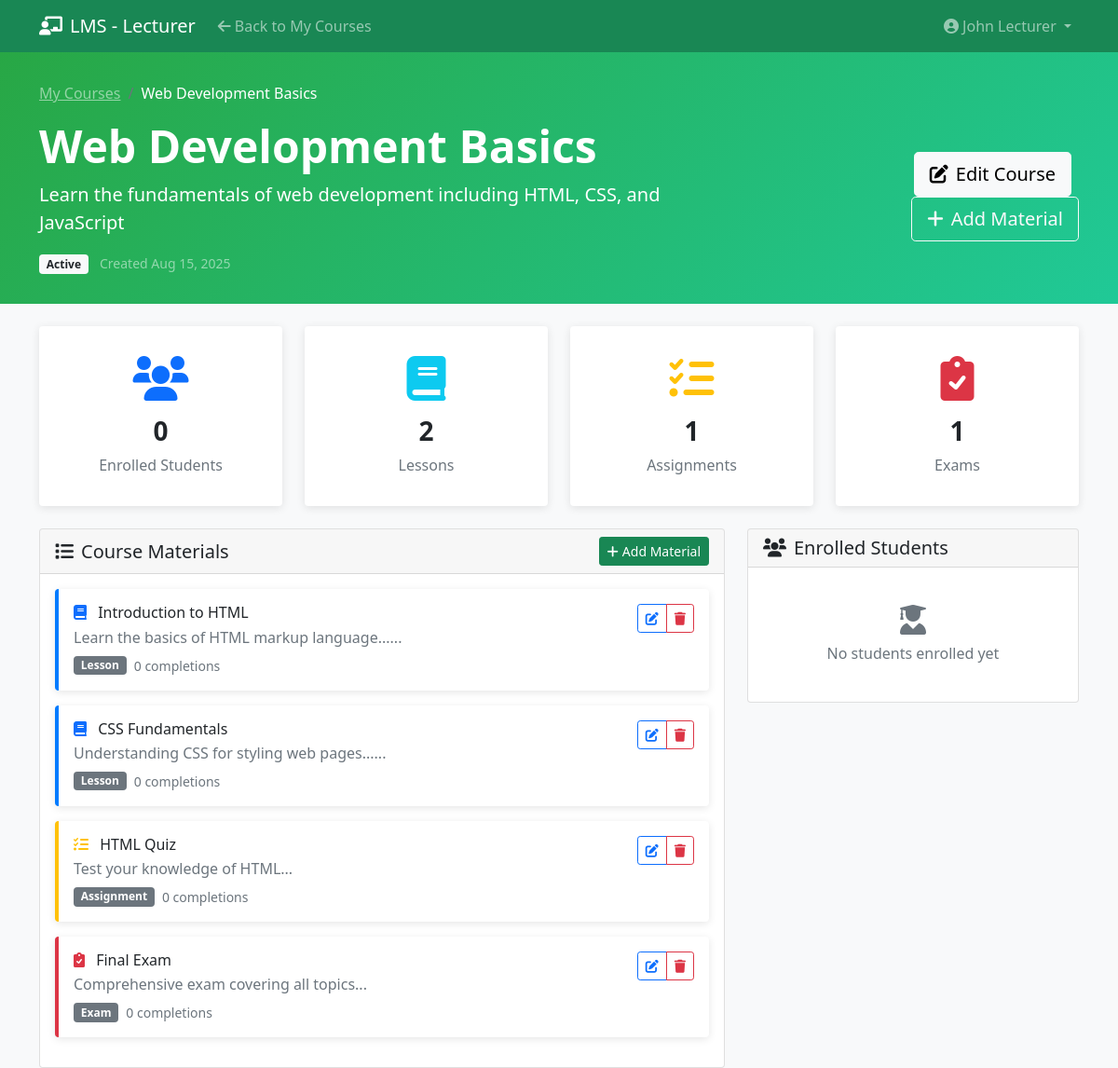
/lecturer/course_details.php?id=1 (signed in), run on the app's committed database.
### tables this page shows
CREATE TABLE users (
    id INT AUTO_INCREMENT PRIMARY KEY,
    username VARCHAR(50) UNIQUE NOT NULL,
    email VARCHAR(100) UNIQUE NOT NULL,
    password VARCHAR(255) NOT NULL,
    full_name VARCHAR(100) NOT NULL,
    role ENUM('student', 'lecturer', 'admin') NOT NULL,
    avatar VARCHAR(255) DEFAULT 'default-avatar.png',
    created_at TIMESTAMP DEFAULT CURRENT_TIMESTAMP,
    updated_at TIMESTAMP DEFAULT CURRENT_TIMESTAMP ON UPDATE CURRENT_TIMESTAMP
);

CREATE TABLE courses (
    id INT AUTO_INCREMENT PRIMARY KEY,
    title VARCHAR(200) NOT NULL,
    description TEXT NOT NULL,
    lecturer_id INT NOT NULL,
    thumbnail VARCHAR(255) DEFAULT 'default-course.jpg',
    status ENUM('active', 'inactive') DEFAULT 'active',
    created_at TIMESTAMP DEFAULT CURRENT_TIMESTAMP,
    updated_at TIMESTAMP DEFAULT CURRENT_TIMESTAMP ON UPDATE CURRENT_TIMESTAMP,
    FOREIGN KEY (lecturer_id) REFERENCES users(id) ON DELETE CASCADE
);

CREATE TABLE materials (
    id INT AUTO_INCREMENT PRIMARY KEY,
    course_id INT NOT NULL,
    title VARCHAR(200) NOT NULL,
    content TEXT NOT NULL,
    material_type ENUM('lesson', 'assignment', 'exam', 'pdf', 'link') NOT NULL,
    file_path VARCHAR(255) DEFAULT NULL,
    file_size INT DEFAULT NULL,
    file_type VARCHAR(50) DEFAULT NULL,
    external_link VARCHAR(500) DEFAULT NULL,
    order_index INT NOT NULL,
    created_at TIMESTAMP DEFAULT CURRENT_TIMESTAMP,
    FOREIGN KEY (course_id) REFERENCES courses(id) ON DELETE CASCADE
);

### config/config.php (called while the page is built, shortened)
<?php
try {
    $pdo = new PDO("mysql:host=" . DB_HOST . ";dbname=" . DB_NAME, DB_USERNAME, DB_PASSWORD);
    $pdo->setAttribute(PDO::ATTR_ERRMODE, PDO::ERRMODE_EXCEPTION);
    $pdo->setAttribute(PDO::ATTR_DEFAULT_FETCH_MODE, PDO::FETCH_ASSOC);
} catch(PDOException $e) {
    die("Connection failed: " . $e->getMessage());
}
function isLoggedIn() {
    return isset($_SESSION['user_id']);
}
function getCurrentUser() {
    global $pdo;
    $stmt = $pdo->prepare("SELECT * FROM users WHERE id = ?");
    $stmt->execute([$_SESSION['user_id']]);
    return $stmt->fetch();
}
function formatDate($date) {
    return date('M d, Y', strtotime($date));
}
?>

### lecturer/course_details.php (the view, shortened to what this page needs)
<?php
require_once '../config/config.php';
$user = getCurrentUser();
$course_id = isset($_GET['id']) ? (int)$_GET['id'] : 0;
$stmt = $pdo->prepare("
    SELECT c.*,
           (SELECT COUNT(*) FROM enrollments WHERE course_id = c.id) as student_count,
           (SELECT COUNT(*) FROM materials WHERE course_id = c.id) as material_count
    FROM courses c
    WHERE c.id = ? AND c.lecturer_id = ?
");
$stmt->execute([$course_id, $user['id']]);
$course = $stmt->fetch();
$stmt = $pdo->prepare("
    SELECT u.id, u.full_name, u.email, e.enrollment_date, e.status, e.progress
    FROM enrollments e
    JOIN users u ON e.student_id = u.id
    WHERE e.course_id = ?
    ORDER BY e.enrollment_date DESC
");
$stmt->execute([$course_id]);
$students = $stmt->fetchAll();
$stmt = $pdo->prepare("
    SELECT m.*,
           (SELECT COUNT(*) FROM test_results tr WHERE tr.material_id = m.id) as completion_count
    FROM materials m
    WHERE m.course_id = ?
    ORDER BY m.order_index ASC
");
$stmt->execute([$course_id]);
$materials = $stmt->fetchAll();
$lesson_count = count(array_filter($materials, function($m) { return $m['material_type'] === 'lesson'; }));
$assignment_count = count(array_filter($materials, function($m) { return $m['material_type'] === 'assignment'; }));
$exam_count = count(array_filter($materials, function($m) { return $m['material_type'] === 'exam'; }));
?>
<!DOCTYPE html>
<html lang="en">
<head>
    <link href="https://cdn.jsdelivr.net/npm/bootstrap@5.1.3/dist/css/bootstrap.min.css" rel="stylesheet">
    <link href="https://cdnjs.cloudflare.com/ajax/libs/font-awesome/6.0.0/css/all.min.css" rel="stylesheet">
</head>
<body class="bg-light">
    <nav class="navbar navbar-expand-lg navbar-dark bg-success">
        <div class="container">
            <a class="navbar-brand" href="dashboard.php">
                <i class="fas fa-chalkboard-teacher me-2"></i>LMS - Lecturer
            </a>
            <div class="navbar-nav me-auto">
                <a class="nav-link" href="dashboard.php">
                    <i class="fas fa-arrow-left me-1"></i>Back to My Courses
                </a>
            </div>
            <div class="navbar-nav">
                <div class="nav-item dropdown">
                    <a class="nav-link dropdown-toggle" href="#" id="navbarDropdown" role="button" data-bs-toggle="dropdown">
                        <i class="fas fa-user-circle me-1"></i><?php echo htmlspecialchars($user['full_name']); ?>
                    </a>
                </div>
            </div>
        </div>
    </nav>
    <section class="course-header">
        <div class="container">
            <nav aria-label="breadcrumb" class="mb-3">
                <ol class="breadcrumb">
                    <li class="breadcrumb-item"><a href="dashboard.php" class="text-white-50">My Courses</a></li>
                    <li class="breadcrumb-item active text-white"><?php echo htmlspecialchars($course['title']); ?></li>
                </ol>
            </nav>
            <div class="row align-items-center">
                <div class="col-md-8">
                    <h1 class="display-5 fw-bold mb-2"><?php echo htmlspecialchars($course['title']); ?></h1>
                    <p class="lead mb-3"><?php echo htmlspecialchars($course['description']); ?></p>
                    <span class="badge <?php echo $course['status'] === 'active' ? 'bg-light text-dark' : 'bg-warning text-dark'; ?> me-2">
                        <?php echo ucfirst($course['status']); ?>
                    </span>
                    <small class="text-white-50">Created <?php echo formatDate($course['created_at']); ?></small>
                </div>
                <div class="col-md-4 text-end">
                    <a href="edit_course.php?id=<?php echo $course['id']; ?>" class="btn btn-light btn-lg me-2">
                        <i class="fas fa-edit me-2"></i>Edit Course
                    </a>
                    <a href="add_material.php?course_id=<?php echo $course['id']; ?>" class="btn btn-outline-light btn-lg">
                        <i class="fas fa-plus me-2"></i>Add Material
                    </a>
                </div>
            </div>
        </div>
    </section>
    <div class="container mt-4">
        <div class="row g-4 mb-4">
            <div class="col-md-3">
                <div class="card stat-card text-center p-3">
                    <div class="card-body">
                        <i class="fas fa-users fa-3x text-primary mb-3"></i>
                        <h3 class="fw-bold"><?php echo $course['student_count']; ?></h3>
                        <p class="text-muted mb-0">Enrolled Students</p>
                    </div>
                </div>
            </div>
            <div class="col-md-3">
                <div class="card stat-card text-center p-3">
                    <div class="card-body">
                        <i class="fas fa-book fa-3x text-info mb-3"></i>
                        <h3 class="fw-bold"><?php echo $lesson_count; ?></h3>
                        <p class="text-muted mb-0">Lessons</p>
                    </div>
                </div>
            </div>
            <div class="col-md-3">
                <div class="card stat-card text-center p-3">
                    <div class="card-body">
                        <i class="fas fa-tasks fa-3x text-warning mb-3"></i>
                        <h3 class="fw-bold"><?php echo $assignment_count; ?></h3>
                        <p class="text-muted mb-0">Assignments</p>
                    </div>
                </div>
            </div>
            <div class="col-md-3">
                <div class="card stat-card text-center p-3">
                    <div class="card-body">
                        <i class="fas fa-clipboard-check fa-3x text-danger mb-3"></i>
                        <h3 class="fw-bold"><?php echo $exam_count; ?></h3>
                        <p class="text-muted mb-0">Exams</p>
                    </div>
                </div>
            </div>
        </div>
        <div class="row">
            <div class="col-lg-8">
                <div class="card">
                    <div class="card-header d-flex justify-content-between align-items-center">
                        <h5 class="mb-0"><i class="fas fa-list me-2"></i>Course Materials</h5>
                        <a href="add_material.php?course_id=<?php echo $course['id']; ?>" class="btn btn-success btn-sm">
                            <i class="fas fa-plus me-1"></i>Add Material
                        </a>
                    </div>
                    <div class="card-body">
                        <?php if (empty($materials)): ?>
                            <div class="text-center py-4">
                                <i class="fas fa-book-open fa-3x text-muted mb-3"></i>
                                <h5 class="text-muted">No Materials Added</h5>
                                <p class="text-muted">Start building your course by adding lessons, assignments, and exams.</p>
                                <a href="add_material.php?course_id=<?php echo $course['id']; ?>" class="btn btn-success">
                                    <i class="fas fa-plus me-2"></i>Add First Material
                                </a>
                            </div>
                        <?php else: ?>
                            <?php foreach ($materials as $material): ?>
                                <div class="material-card material-<?php echo $material['material_type']; ?> card mb-3">
                                    <div class="card-body">
                                        <div class="d-flex justify-content-between align-items-start">
                                            <div class="flex-grow-1">
                                                <h6 class="card-title mb-1">
                                                    <?php if ($material['material_type'] === 'lesson'): ?>
                                                        <i class="fas fa-book text-primary me-2"></i>
                                                    <?php elseif ($material['material_type'] === 'assignment'): ?>
                                                        <i class="fas fa-tasks text-warning me-2"></i>
                                                    <?php elseif ($material['material_type'] === 'exam'): ?>
                                                        <i class="fas fa-clipboard-check text-danger me-2"></i>
                                                    <?php elseif ($material['material_type'] === 'pdf'): ?>
                                                        <i class="fas fa-file-pdf text-danger me-2"></i>
                                                    <?php else: ?>
                                                        <i class="fas fa-link text-info me-2"></i>
                                                    <?php endif; ?>
                                                    <?php echo htmlspecialchars($material['title']); ?>
                                                </h6>
                                                <p class="card-text text-muted mb-2"><?php echo htmlspecialchars(substr($material['content'], 0, 100)); ?>...</p>
                                                <div class="d-flex align-items-center">
                                                    <span class="badge bg-secondary me-2"><?php echo ucfirst($material['material_type']); ?></span>
                                                    <?php if ($material['material_type'] === 'pdf'): ?>
                                                        <?php
                                                        $stmt = $pdo->prepare("SELECT COUNT(*) as submission_count FROM student_material_submissions WHERE material_id = ?");
                                                        $stmt->execute([$material['id']]);
                                                        $submission_count = $stmt->fetch()['submission_count'];
                                                        ?>
                                                        <small class="text-muted"><?php echo $submission_count; ?> submissions</small>
                                                    <?php else: ?>
                                                        <small class="text-muted"><?php echo $material['completion_count']; ?> completions</small>
                                                    <?php endif; ?>
                                                </div>
                                            </div>
                                            <div class="ms-3">
                                                <div class="btn-group">
                                                    <?php if ($material['material_type'] === 'pdf'): ?>
                                                        <a href="grade_material.php?id=<?php echo $material['id']; ?>" class="btn btn-outline-primary btn-sm">
                                                            <i class="fas fa-clipboard-check"></i>
                                                        </a>
                                                    <?php else: ?>
                                                        <a href="edit_material.php?id=<?php echo $material['id']; ?>" class="btn btn-outline-primary btn-sm">
                                                            <i class="fas fa-edit"></i>
                                                        </a>
                                                    <?php endif; ?>
                                                    <button type="button" class="btn btn-outline-danger btn-sm" onclick="confirmDelete(<?php echo $material['id']; ?>, '<?php echo htmlspecialchars($material['title']); ?>')">
                                                        <i class="fas fa-trash"></i>
                                                    </button>
                                                </div>
                                            </div>
                                        </div>
                                    </div>
                                </div>
                            <?php endforeach; ?>
                        <?php endif; ?>
                    </div>
                </div>
            </div>
            <div class="col-lg-4">
                <div class="card">
                    <div class="card-header">
                        <h5 class="mb-0"><i class="fas fa-users me-2"></i>Enrolled Students</h5>
                    </div>
                    <div class="card-body" style="max-height: 400px; overflow-y: auto;">
                        <?php if (empty($students)): ?>
                            <div class="text-center py-4">
                                <i class="fas fa-user-graduate fa-2x text-muted mb-2"></i>
                                <p class="text-muted mb-0">No students enrolled yet</p>
                            </div>
                        <?php endif; ?>
                    </div>
                </div>
            </div>
        </div>
    </div>
</body>
</html>

### lecturer/course_details.php (style rules this page uses)
.course-header { background: linear-gradient(135deg, #28a745 0%, #20c997 100%); color: white; padding: 2rem 0; }
.stat-card { border: none; box-shadow: 0 2px 10px rgba(0,0,0,0.1); transition: transform 0.3s; }
.material-card { border: none; box-shadow: 0 2px 8px rgba(0,0,0,0.1); margin-bottom: 1rem; }
.material-lesson { border-left: 4px solid #007bff; }
.material-assignment { border-left: 4px solid #ffc107; }
.material-exam { border-left: 4px solid #dc3545; }

### data on the page
users: full_name "John Lecturer"
courses: title "Web Development Basics", description "Learn the fundamentals of web development including HTML, CSS, and JavaScript", status "Active", created_at "Aug 15, 2025"
materials: title "Introduction to HTML", content "Learn the basics of HTML markup language...", material_type "Lesson", completion_count "0"
materials: title "CSS Fundamentals", content "Understanding CSS for styling web pages...", material_type "Lesson", completion_count "0"
materials: title "HTML Quiz", content "Test your knowledge of HTML", material_type "Assignment", completion_count "0"
materials: title "Final Exam", content "Comprehensive exam covering all topics", material_type "Exam", completion_count "0"

### other printed values
$course['student_count'] "0"
$lesson_count "2"
$assignment_count "1"
$exam_count "1"
